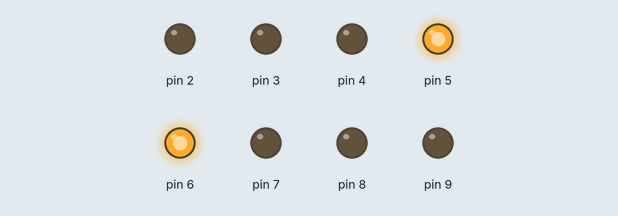
Bench run of a sketch on a simulated Arduino Uno, built with avr-gcc and run on an emulated ATmega328P. Parts: output pins drawn as LEDs (lit = HIGH).

Above: at 0.2 s.
At 0.7 s:
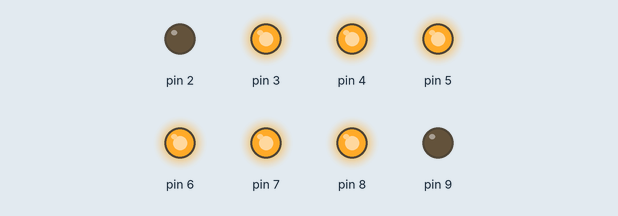
At 1.7 s:
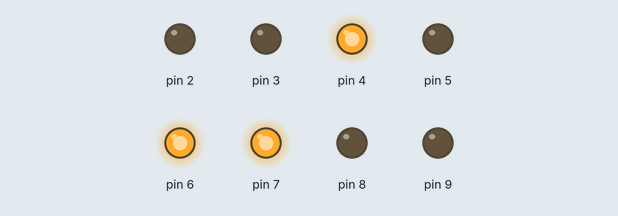
At 3.2 s:
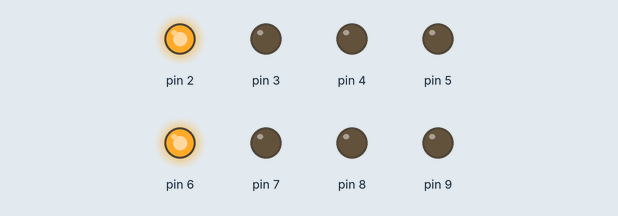
At 4.7 s:
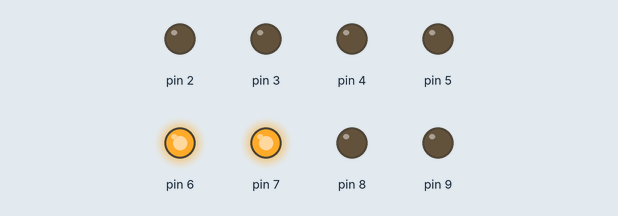
At 6.2 s:
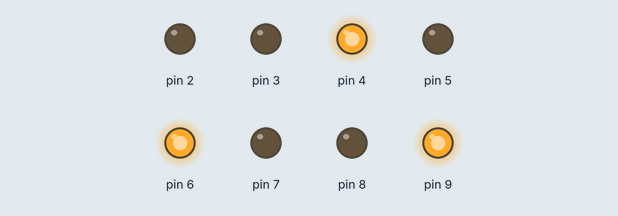
Timing chart, 0 to 6.5 s (numbered marks = the images above):
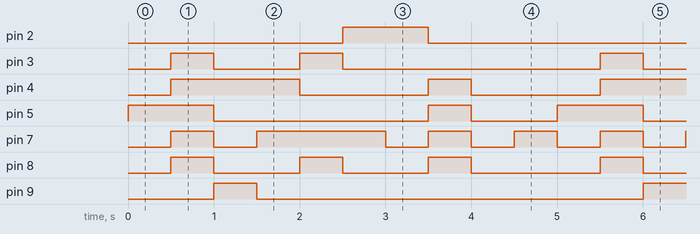

The sketch:

OneDigit.ino
```cpp
boolean table[10][8] = {
  { 0, 0, 0, 1, 1, 0, 0, 0 }, //0
  { 0, 1, 1, 1, 1, 1, 1, 0 }, //1
  { 0, 0, 1, 0, 1, 0, 0, 1 }, //2
  { 0, 0, 1, 0, 1, 1, 0, 0 }, //3
  { 0, 1, 0, 0, 1, 1, 1, 0 }, //4
  { 1, 0, 0, 0, 1, 1, 0, 0 }, //5
  { 1, 0, 0, 0, 1, 0, 0, 0 }, //6
  { 0, 0, 1, 1, 1, 1, 1, 0 }, //7
  { 0, 0, 0, 0, 1, 0, 0, 0 }, //8
  { 0, 0, 0, 0, 1, 1, 0, 0 }, //9
};

void turnOff() {
  for (int i = 2; i < 10; ++i) {
    digitalWrite(i, HIGH); // Turn off all lights;
  }
}

void turnOn() {
  for (int i = 2; i < 10; ++i) {
    digitalWrite(i, LOW); // Turn off all lights;
  }
}

void initialize() {
  for (int i = 2; i < 10; ++i) {
    pinMode(i, OUTPUT); // Set Output
  }
}

void showDigit(int digit) {
  if (digit > 9 || digit < 0) { return; }
  for (int i = 0; i < 8; ++i) {
    if (table[digit][i] == 0) {
      digitalWrite(i+2, LOW);
    }
    else {
      digitalWrite(i+2, HIGH);
    }
  }
}

void setup() {
  // put your setup code here, to run once:
  Serial.begin(9600);
  initialize();
  turnOff();
}

void loop() {
  // put your main code here, to run repeatedly:
  for(unsigned char i = 0; i < 10; ++i) {
    showDigit(i);
    delay(500);
    turnOff();
  }
//    for (int i = 2; i<10;++i) {
//      turnOff();
//      digitalWrite(i, LOW);
//      int j = i + 1;
//      if (j >= 10) { j -= 8; }
//      digitalWrite(j, LOW);
//      delay(1000);
//    }
}
```

Measured:
- by itself, pin 2: alternates HIGH for 1.0 s and LOW for 4.0 s
- by itself, pin 3: repeats every 5.0 s: LOW 1.0 s, HIGH 0.50 s, LOW 3.0 s, HIGH 0.50 s
- by itself, pin 4: repeats every 5.0 s: LOW 1.5 s, HIGH 0.50 s, LOW 1.5 s, HIGH 1.5 s
- by itself, pin 5: repeats every 5.0 s: HIGH 0.50 s, LOW 1.0 s, HIGH 1.0 s, LOW 2.5 s
- by itself, pin 7: repeats every 5.0 s: LOW 0.50 s, HIGH 1.5 s, 3 × (LOW 0.50 s, HIGH 0.50 s)
- by itself, pin 8: repeats every 5.0 s: 2 × (LOW 1.0 s, HIGH 0.50 s), LOW 1.5 s, HIGH 0.50 s
- by itself, pin 9: alternates HIGH for 0.50 s and LOW for 4.5 s
